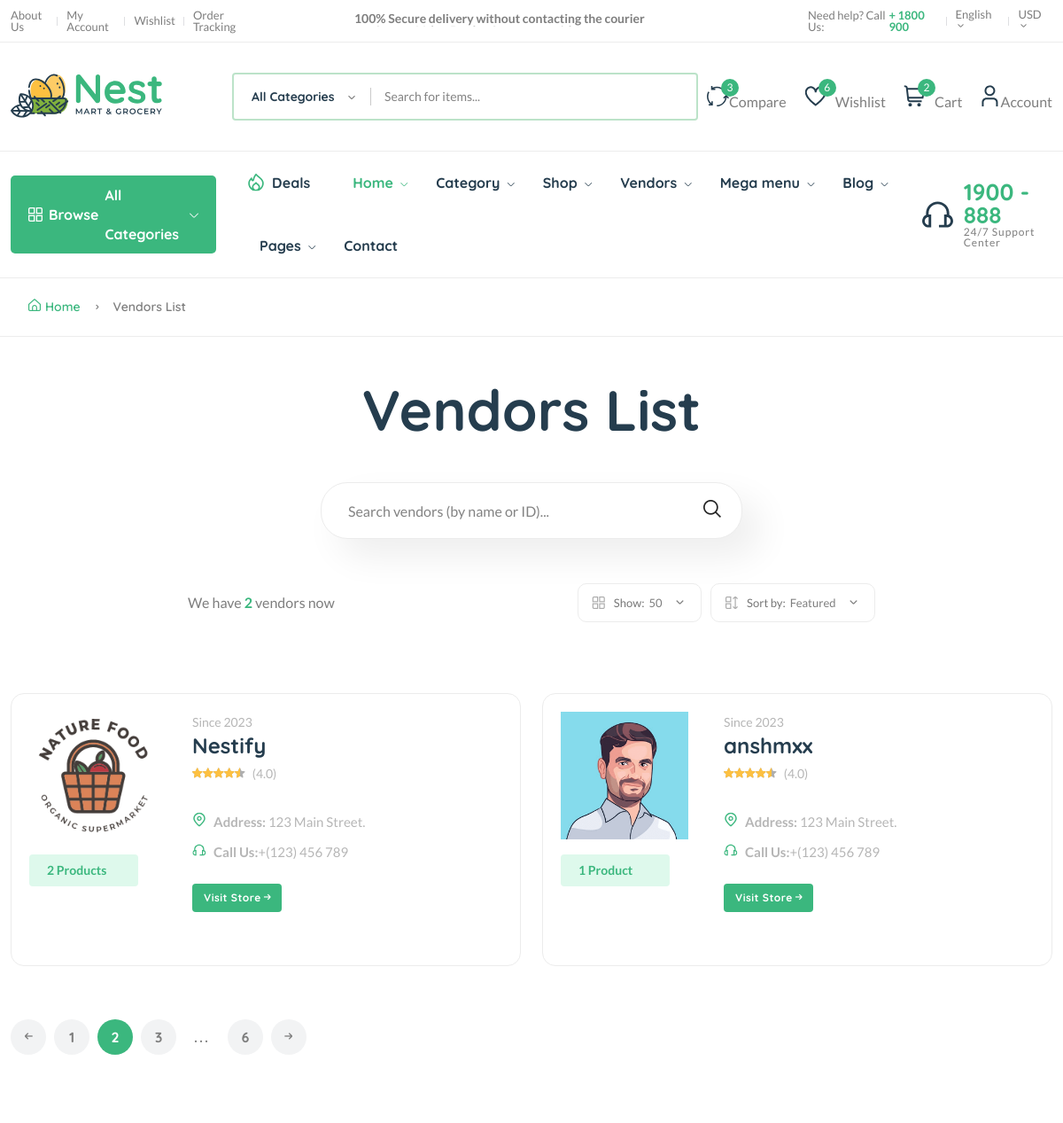
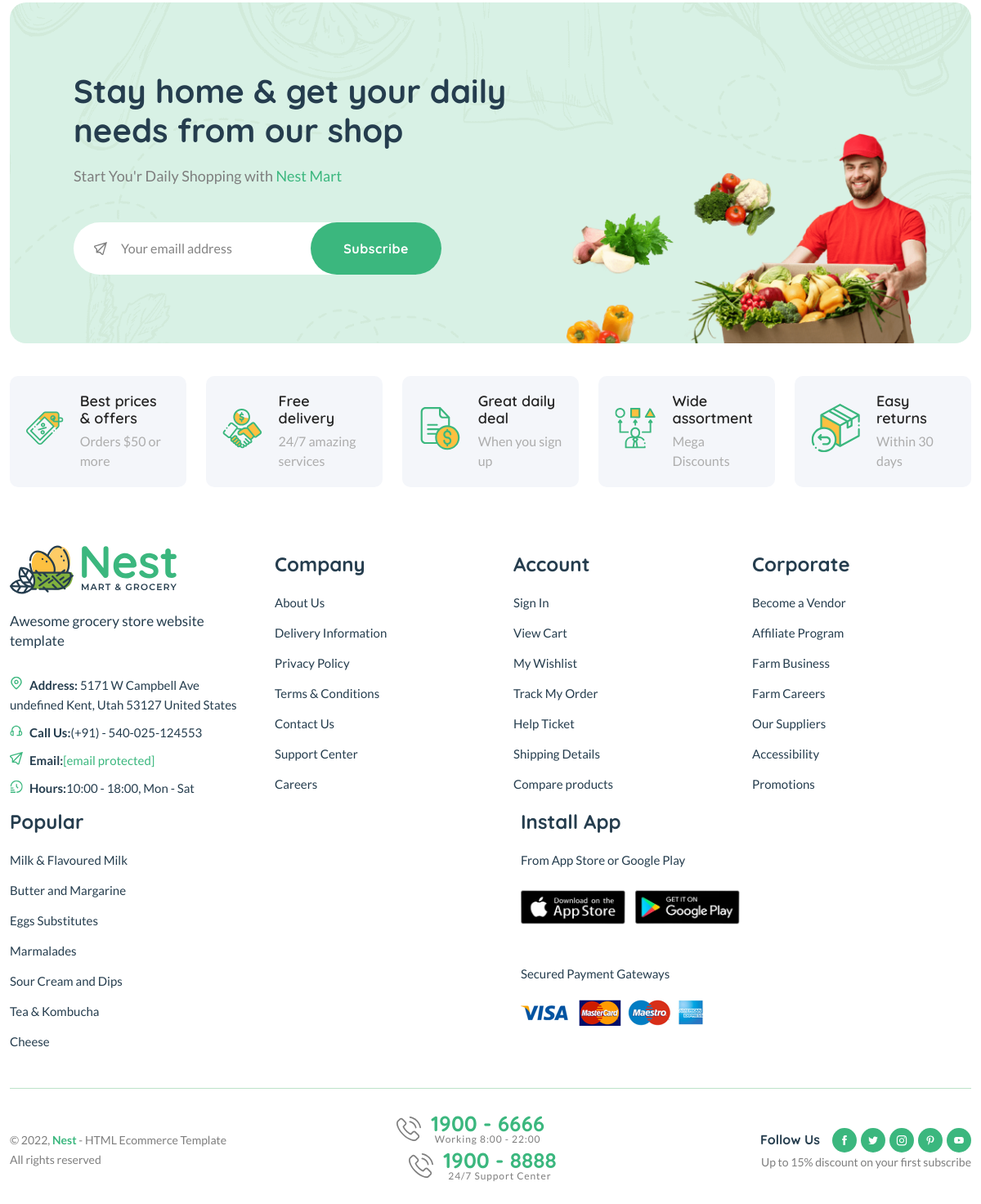
Screenshot of /vendor/ with the database file from the repository (2 pictures, top to bottom).
### core/models.py (models this page shows, shortened)
class Vendor(models.Model):
    v_id = ShortUUIDField(unique=True,
                          length=10,
                          max_length=20,
                          prefix="ven",
                          alphabet = "abcdefgh12345")
    title = models.CharField(max_length = 100, default = "Nestify")
    image = models.ImageField(upload_to=user_directory_path, default="vendor.jpg")
    cover_image = models.ImageField(upload_to=user_directory_path, default="vendor.jpg")
    description = models.TextField(null=True, blank=True, default="This is for an amazing vendor")
    address = models.CharField(max_length = 100, default="123 Main Street.")
    contact = models.CharField(max_length = 100, default="+(123) 456 789")
    shipping_on_time = models.CharField(max_length = 100, default="100")
    authentic_rating = models.CharField(max_length = 100, default="100")
    days_return = models.CharField(max_length = 100, default="100")
    warranty_period = models.CharField(max_length = 100, default="100")
    date = models.DateTimeField(auto_now_add=True, null = True, blank = True)
    user = models.ForeignKey(User, on_delete = models.SET_NULL, null = True)
    class Meta:
        verbose_name_plural = "Vendors"

### core/views.py (the view)
# urls.py: path("vendor/", vendor_list_view, name="vendor-list"),
def vendor_list_view(request):
    vendors = Vendor.objects.all()
    context = {
        "vendors": vendors,
    }
    return render(request,
                  "core/vendor-list.html",
                  context)

### core/context_processor.py (called while the page is built)
def default(request):
    categories = Category.objects.all()
    return {
        'categories': categories,
    }

### templates/core/vendor-list.html (shortened to what this page needs)
{% extends 'partials/base.html' %}
{% block content %}
{% load static %}
    <main class="main pages mb-80">
        <div class="page-header breadcrumb-wrap">
            <div class="container">
                <div class="breadcrumb">
                    <a href="index.html" rel="nofollow"><i class="fi-rs-home mr-5"></i>Home</a>
                    <span></span> Vendors List
                </div>
            </div>
        </div>
        <div class="page-content pt-50">
            <div class="container">
                <div class="archive-header-2 text-center">
                    <h1 class="display-2 mb-50">Vendors List</h1>
                    <div class="row">
                        <div class="col-lg-5 mx-auto">
                            <div class="sidebar-widget-2 widget_search mb-50">
                                <div class="search-form">
                                    <form action="#">
                                        <input type="text" placeholder="Search vendors (by name or ID)..." />
                                        <button type="submit"><i class="fi-rs-search"></i></button>
                                    </form>
                                </div>
                            </div>
                        </div>
                    </div>
                </div>
                <div class="row mb-50">
                    <div class="col-12 col-lg-8 mx-auto">
                        <div class="shop-product-fillter">
                            <div class="totall-product">
                                <p>We have <strong class="text-brand">{{vendors.count}}</strong> vendor{{vendors.count|pluralize:"s"}} now</p>
                            </div>
                            <div class="sort-by-product-area">
                                <div class="sort-by-cover mr-10">
                                    <div class="sort-by-product-wrap">
                                        <div class="sort-by">
                                            <span><i class="fi-rs-apps"></i>Show:</span>
                                        </div>
                                        <div class="sort-by-dropdown-wrap">
                                            <span> 50 <i class="fi-rs-angle-small-down"></i></span>
                                        </div>
                                    </div>
                                </div>
                                <div class="sort-by-cover">
                                    <div class="sort-by-product-wrap">
                                        <div class="sort-by">
                                            <span><i class="fi-rs-apps-sort"></i>Sort by:</span>
                                        </div>
                                        <div class="sort-by-dropdown-wrap">
                                            <span> Featured <i class="fi-rs-angle-small-down"></i></span>
                                        </div>
                                    </div>
                                </div>
                            </div>
                        </div>
                    </div>
                </div>
                <div class="row vendor-grid">
                    {% for ven in vendors %}
                    <div class="col-lg-6 col-md-6 col-12 col-sm-6">
                        <div class="vendor-wrap style-2 mb-40">
                            <div class="vendor-img-action-wrap">
                                <div class="vendor-img">
                                    <a href="{% url 'core:vendor-detail' ven.v_id %}">
                                        <img class="default-img" src="{{ven.image.url}}" alt="" />
                                    </a>
                                </div>
                                <div class="mt-10">
                                    <span class="font-small total-product">{{ven.product.all.count}} Product{{ven.product.all.count|pluralize:"s"}}</span>
                                </div>
                            </div>
                            <div class="vendor-content-wrap">
                                <div class="mb-30">
                                    <div class="product-category">
                                        <span class="text-muted">Since {{ven.date|date:"Y"}}</span>
                                    </div>
                                    <h4 class="mb-5"><a href="{% url 'core:vendor-detail' ven.v_id %}">{{ven.title}}</a></h4>
                                    <div class="product-rate-cover">
                                        <div class="product-rate d-inline-block">
                                            <div class="product-rating" style="width: 90%"></div>
                                        </div>
                                        <span class="font-small ml-5 text-muted"> (4.0)</span>
                                    </div>
                                    <div class="vendor-info d-flex justify-content-between align-items-end mt-30">
                                        <ul class="contact-infor text-muted">
                                            <li><img src="{% static 'assets/imgs/theme/icons/icon-location.svg' %}" alt="" /><strong>Address: </strong> <span>{{ven.address}}</span></li>
                                            <li><img src="{% static 'assets/imgs/theme/icons/icon-contact.svg' %}" alt="" /><strong>Call Us:</strong><span>{{ven.contact}}</span></li>
                                        </ul>
                                        <br>
                                    </div>
                                    <br>
                                    <a href="{% url 'core:vendor-detail' ven.v_id %}" class="btn btn-xs">Visit Store <i class="fi-rs-arrow-small-right"></i></a>
                                </div>
                            </div>
                        </div>
                    </div>
                    {% endfor %}
                </div>
                <div class="pagination-area mt-20 mb-20">
                    <nav aria-label="Page navigation example">
                        <ul class="pagination justify-content-start">
                            <li class="page-item">
                                <a class="page-link" href="#"><i class="fi-rs-arrow-small-left"></i></a>
                            </li>
                            <li class="page-item"><a class="page-link" href="#">1</a></li>
                            <li class="page-item active"><a class="page-link" href="#">2</a></li>
                            <li class="page-item"><a class="page-link" href="#">3</a></li>
                            <li class="page-item"><a class="page-link dot" href="#">...</a></li>
                            <li class="page-item"><a class="page-link" href="#">6</a></li>
                            <li class="page-item">
                                <a class="page-link" href="#"><i class="fi-rs-arrow-small-right"></i></a>
                            </li>
                        </ul>
                    </nav>
                </div>
            </div>
        </div>
    </main>
{% endblock content %}

### rows the page displays
Vendor: image (picture), product.all.count "2", date "2023", title "Nestify", address "123 Main Street.", contact "+(123) 456 789"
Vendor: image (picture), product.all.count "1", date "2023", title "anshmxx", address "123 Main Street.", contact "+(123) 456 789"

### other values shown
{{ vendors.count }} "2"
